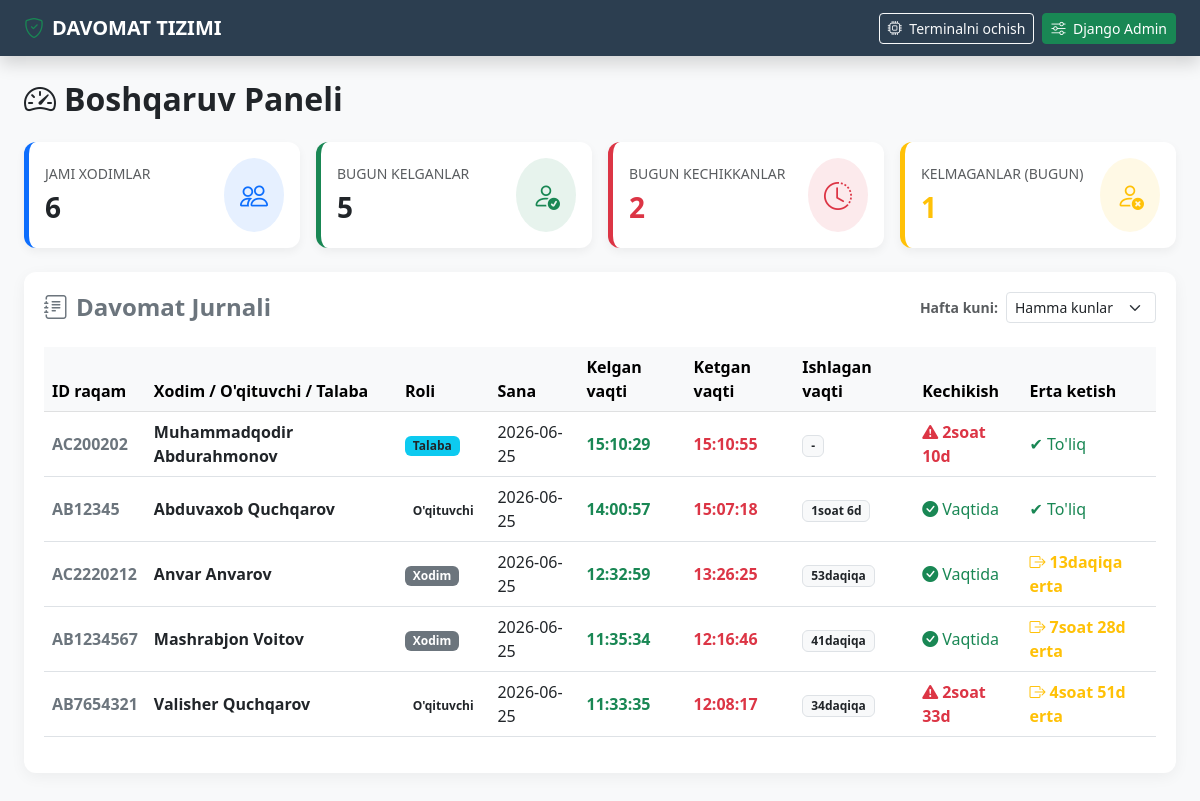
/dashboard/ (signed in), run on the app's committed database.
### attendance/models.py (models this page shows, shortened)
class Attendance(models.Model):
    user = models.ForeignKey(CustomUser, on_delete=models.CASCADE, related_name='attendances')
    date = models.DateField(auto_now_add=True, verbose_name="Sana")
    check_in = models.TimeField(auto_now_add=True, verbose_name="Kelgan vaqti")
    check_out = models.TimeField(null=True, blank=True, verbose_name="Ketgan vaqti")
    minutes_spent = models.PositiveIntegerField(default=0, verbose_name="Ishlagan vaqti (daqiqa)")
    late_minutes = models.PositiveIntegerField(default=0, verbose_name="Kechikish (daqiqa)")
    early_out_minutes = models.PositiveIntegerField(default=0, verbose_name="Erta ketish (daqiqa)")
    class Meta:
        verbose_name = "Davomat"
        verbose_name_plural = "Davomatlar"

class CustomUser(AbstractBaseUser, PermissionsMixin):
    ROLE_CHOICES = [
        ('teacher', "O'qituvchi"),
        ('student', "Talaba"),
        ('staff', "Xodim"),
    ]
    staff_id = models.CharField(
        max_length=50,
        unique=True,
        verbose_name="ID raqami (Karta/Guvohnoma)"
    )
    first_name = models.CharField(max_length=150, verbose_name="Ismi")
    last_name = models.CharField(max_length=150, verbose_name="Familiyasi")
    email = models.EmailField(blank=True, null=True, verbose_name="Email")
    role = models.CharField(max_length=20, choices=ROLE_CHOICES, default='staff', verbose_name="Roli")
    default_hours = models.PositiveIntegerField(default=8, verbose_name="Standart kunlik ish soati")
    is_active = models.BooleanField(default=True, verbose_name="Faol")
    is_staff = models.BooleanField(default=False, verbose_name="Admin panelga kira oladi")
    date_joined = models.DateTimeField(auto_now_add=True)
    objects = CustomUserManager()
    USERNAME_FIELD = 'staff_id'
    REQUIRED_FIELDS = ['first_name', 'last_name']
    class Meta:
        verbose_name = "Foydalanuvchi"
        verbose_name_plural = "Foydalanuvchilar"
    def get_full_name(self):
        return f"{self.first_name} {self.last_name}"

### attendance/views.py (the view)
# urls.py: path('dashboard/', views.admin_dashboard, name='admin_dashboard'),
@login_required(login_url='login_page')
def admin_dashboard(request):
    if not request.user.is_staff:
        messages.error(request, "Sizda ushbu sahifaga ruxsat yo'q!")
        return redirect('login_page')
    role_filter = request.GET.get('role', '').strip()
    weekday_filter = request.GET.get('weekday', '').strip()
    attendances = Attendance.objects.all().select_related('user')
    if role_filter:
        attendances = attendances.filter(user__role=role_filter)
    if weekday_filter != '':
        django_weekday = (int(weekday_filter) + 1) % 7 + 1
        attendances = attendances.filter(date__weekday=django_weekday)
    attendances = attendances.order_by('-date', '-check_in')
    for att in attendances:
        def to_hours(minutes):
            if not minutes: return "-"
            h, m = minutes // 60, minutes % 60
            return f"{h}soat {m}d" if h > 0 else f"{m}daqiqa"
        att.readable_spent = to_hours(att.minutes_spent)
        att.readable_late = to_hours(att.late_minutes) if att.late_minutes > 0 else None
        att.readable_early = to_hours(att.early_out_minutes) if att.early_out_minutes > 0 else None
    today = timezone.now().date()
    total_users = CustomUser.objects.filter(is_active=True).count()
    attended_today = Attendance.objects.filter(date=today).count()
    late_today = Attendance.objects.filter(date=today, late_minutes__gt=0).count()
    absent_today = max(0, total_users - attended_today)
    context = {
        'attendances': attendances,
        'total_users': total_users,
        'attended_today': attended_today,
        'late_today': late_today,
        'absent_today': absent_today,
        'current_role': role_filter,
        'current_weekday': weekday_filter,
    }
    return render(request, 'attendance/dashboard.html', context)

### template/attendance/dashboard.html (shortened to what this page needs)
<!DOCTYPE html>
<html lang="uz">
<head>
    <link href="https://cdn.jsdelivr.net/npm/bootstrap@5.3.0/dist/css/bootstrap.min.css" rel="stylesheet">
    <link rel="stylesheet" href="https://cdn.jsdelivr.net/npm/bootstrap-icons@1.10.5/font/bootstrap-icons.css">
</head>
<body>
<nav class="navbar navbar-expand-lg navbar-dark bg-dark mb-4 shadow">
    <div class="container-fluid px-4">
        <a class="navbar-brand fw-bold" href="#"><i class="bi bi-shield-check text-success me-2"></i>DAVOMAT TIZIMI</a>
        <div class="d-flex">
            <a href="{% url 'check_id_page' %}" target="_blank" class="btn btn-outline-light btn-sm me-2"><i class="bi bi-cpu me-1"></i> Terminalni ochish</a>
            <a href="/admin/" class="btn btn-success btn-sm"><i class="bi bi-sliders me-1"></i> Django Admin</a>
        </div>
    </div>
</nav>
<div class="container-fluid px-4">
    <h2 class="fw-bold text-dark mb-4"><i class="bi bi-speedometer2 me-2"></i>Boshqaruv Paneli</h2>
    <div class="row g-3 mb-4">
        <div class="col-12 col-sm-6 col-lg-3">
            <div class="card card-stat bg-white text-dark p-3 border-start border-primary border-5">
                <div class="d-flex justify-content-between align-items-center">
                    <div>
                        <h6 class="text-muted small text-uppercase">Jami Xodimlar</h6>
                        <h3 class="fw-bold mb-0">{{ total_users }}</h3>
                    </div>
                    <div class="bg-primary bg-opacity-10 p-3 rounded-circle text-primary"><i class="bi bi-people fs-3"></i></div>
                </div>
            </div>
        </div>
        <div class="col-12 col-sm-6 col-lg-3">
            <div class="card card-stat bg-white text-dark p-3 border-start border-success border-5">
                <div class="d-flex justify-content-between align-items-center">
                    <div>
                        <h6 class="text-muted small text-uppercase">Bugun Kelganlar</h6>
                        <h3 class="fw-bold mb-0">{{ attended_today }}</h3>
                    </div>
                    <div class="bg-success bg-opacity-10 p-3 rounded-circle text-success"><i class="bi bi-person-check fs-3"></i></div>
                </div>
            </div>
        </div>
        <div class="col-12 col-sm-6 col-lg-3">
            <div class="card card-stat bg-white text-dark p-3 border-start border-danger border-5">
                <div class="d-flex justify-content-between align-items-center">
                    <div>
                        <h6 class="text-muted small text-uppercase">Bugun Kechikkanlar</h6>
                        <h3 class="fw-bold text-danger mb-0">{{ late_today }}</h3>
                    </div>
                    <div class="bg-danger bg-opacity-10 p-3 rounded-circle text-danger"><i class="bi bi-clock-history fs-3"></i></div>
                </div>
            </div>
        </div>
        <div class="col-12 col-sm-6 col-lg-3">
            <div class="card card-stat bg-white text-dark p-3 border-start border-warning border-5">
                <div class="d-flex justify-content-between align-items-center">
                    <div>
                        <h6 class="text-muted small text-uppercase">Kelmaganlar (Bugun)</h6>
                        <h3 class="fw-bold text-warning mb-0">{{ absent_today }}</h3>
                    </div>
                    <div class="bg-warning bg-opacity-10 p-3 rounded-circle text-warning"><i class="bi bi-person-x fs-3"></i></div>
                </div>
            </div>
        </div>
    </div>
    <div class="table-container mb-5">
        <div class="d-flex flex-column flex-md-row justify-content-between align-items-md-center gap-3 mb-4">
            <h4 class="fw-bold m-0 text-secondary"><i class="bi bi-journal-text me-2"></i>Davomat Jurnali</h4>
            <form method="GET" action="" class="d-flex align-items-center gap-2">
                <label class="text-muted small text-nowrap m-0 fw-bold">Hafta kuni:</label>
                <select name="weekday" class="form-select form-select-sm" onchange="this.form.submit()" style="min-width: 150px;">
                    <option value="">Hamma kunlar</option>
                </select>
            </form>
        </div>
        <div class="table-responsive">
            <table class="table table-hover align-middle">
                <thead class="table-light">
                    <tr>
                        <th>ID raqam</th>
                        <th>Xodim / O'qituvchi / Talaba </th>
                        <th>Roli</th>
                        <th>Sana</th>
                        <th>Kelgan vaqti</th>
                        <th>Ketgan vaqti</th>
                        <th>Ishlagan vaqti</th>
                        <th>Kechikish</th>
                        <th>Erta ketish</th>
                    </tr>
                </thead>
                <tbody>
                    {% for att in attendances %}
                    <tr>
                        <td class="fw-bold text-secondary">{{ att.user.staff_id }}</td>
                        <td class="fw-bold">{{ att.user.get_full_name }}</td>
                        <td>
                            <span class="badge {% if att.user.role == 'teacher' %}bg-purple text-dark style='background-color:#e1bfc7' {% elif att.user.role == 'student' %}bg-info text-dark{% else %}bg-secondary{% endif %}">
                                {{ att.user.get_role_display }}
                            </span>
                        </td>
                        <td>{{ att.date|date:"Y-m-d" }}</td>
                        <td class="text-success fw-bold">{{ att.check_in|time:"H:i:s" }}</td>
                        <td class="text-danger fw-bold">{% if att.check_out %}{{ att.check_out|time:"H:i:s" }}{% else %}-{% endif %}</td>
                        <td><span class="badge bg-light text-dark border px-2 py-1">{{ att.readable_spent }}</span></td>
                        <td>
                            {% if att.readable_late %}
                                <span class="text-danger fw-bold"><i class="bi bi-exclamation-triangle-fill me-1"></i>{{ att.readable_late }}</span>
                            </td>
                            {% else %}
                                <span class="text-success"><i class="bi bi-check-circle-fill me-1"></i>Vaqtida</span>
                            {% endif %}
                        </td>
                        <td>
                            {% if att.readable_early %}
                                <span class="text-warning fw-bold"><i class="bi bi-box-arrow-right me-1"></i>{{ att.readable_early }} erta</span>
                            {% else %}
                                <span class="text-success">✔ To'liq</span>
                            {% endif %}
                        </td>
                    </tr>
                    {% empty %}
                    <tr>
                        <td colspan="9" class="text-center text-muted py-4">Hech qanday davomat ma'lumoti topilmadi.</td>
                    </tr>
                    {% endfor %}
                </tbody>
            </table>
        </div>
    </div>
</div>
</body>
</html>

### template/attendance/dashboard.html (style rules this page uses)
body { background-color: #f8f9fa; font-family: 'Segoe UI', Tahoma, Geneva, Verdana, sans-serif; }
.navbar { background: #2c3e50 !important; }
.card-stat { border: none; border-radius: 12px; transition: transform 0.2s; box-shadow: 0 4px 10px rgba(0,0,0,0.05); }
.table-container { background: #ffffff; border-radius: 12px; box-shadow: 0 4px 15px rgba(0,0,0,0.05); padding: 20px; }

### data on the page
Attendance: user.staff_id "AC200202", user.get_full_name "Muhammadqodir Abdurahmonov", user.role "Talaba", date "2026-06-25", check_in "15:10:29", check_out "15:10:55", readable_spent "-", readable_late "2soat 10d", shows "✔ To'liq"
Attendance: user.staff_id "AB12345", user.get_full_name "Abduvaxob Quchqarov", user.role "O'qituvchi", date "2026-06-25", check_in "14:00:57", check_out "15:07:18", readable_spent "1soat 6d", shows "Vaqtida", shows "✔ To'liq"
Attendance: user.staff_id "AC2220212", user.get_full_name "Anvar Anvarov", user.role "Xodim", date "2026-06-25", check_in "12:32:59", check_out "13:26:25", readable_spent "53daqiqa", shows "Vaqtida", readable_early "13daqiqa"
Attendance: user.staff_id "AB1234567", user.get_full_name "Mashrabjon Voitov", user.role "Xodim", date "2026-06-25", check_in "11:35:34", check_out "12:16:46", readable_spent "41daqiqa", shows "Vaqtida", readable_early "7soat 28d"
Attendance: user.staff_id "AB7654321", user.get_full_name "Valisher Quchqarov", user.role "O'qituvchi", date "2026-06-25", check_in "11:33:35", check_out "12:08:17", readable_spent "34daqiqa", readable_late "2soat 33d", readable_early "4soat 51d"

### other printed values
{{ total_users }} "6"
{{ attended_today }} "5"
{{ late_today }} "2"
{{ absent_today }} "1"
